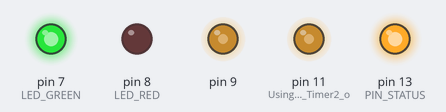
This sketch was run on a simulated Arduino Uno, built with avr-gcc and run on an emulated ATmega328P. On the bench: output pins drawn as LEDs (lit = HIGH). What the sketch prints to the serial monitor is not drawn.

Above: at 0.4 s.
Timing chart, 0 to 1.9 s (numbered marks = the images above):
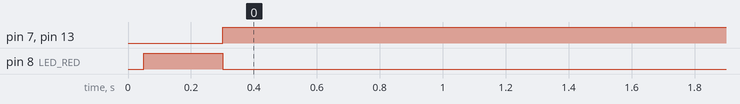

Measured:
- by itself, pin 7 (LED_GREEN), pin 13 (PIN_STATUS): LOW → HIGH at 0.30 s
- by itself, pin 8 (LED_RED): LOW → HIGH at 0.05 s, → LOW 0.25 s later

The sketch:

arduino_bb_rx.ino
```cpp
#include <SoftwareSerial.h>
#include <stdlib.h>

const byte rxPin = 2;
const byte txPin = 5;

const byte rxPin2 = 3;
const byte txPin2 = 4;

const int LED_RED = 8;
const int LED_GREEN = 7;

const int PIN_STATUS = 13;

// Set up a new SoftwareSerial object
SoftwareSerial breakSerial (rxPin, txPin);

void setup() {
    // Set pin 9 (OC1A) as output
    pinMode(9, OUTPUT);

    // Configure Timer1
    TCCR1A = 0; // Clear Timer1 Control Register A
    TCCR1B = 0; // Clear Timer1 Control Register B

    // Set CTC mode (Clear Timer on Compare Match)
    TCCR1B |= (1 << WGM12);

    // Set prescaler to 1 (no division)
    TCCR1B |= (1 << CS10);

    // Set compare match value for 38.0 kHz
    OCR1A = 211;

    // Enable toggle mode on pin 9
    TCCR1A |= (1 << COM1A0);


    pinMode(11, OUTPUT); // Using Pin 11 for Timer2 on Arduino Uno

    TCCR2A = 0; // Clear Timer2 Control Register A
    TCCR2A |= (1 << WGM21); // Set to CTC Mode
    TCCR2A |= (1 << COM2A0); // Toggle OC2A on Compare Match

    TCCR2B = 0; // Clear Timer2 Control Register B
    TCCR2B |= (1 << CS20); // Set prescaler to 1 (No prescaling)

    // Calculate OCR2A for approximately 59 kHz
    OCR2A = (16000000 / (2 * 1 * 59000)) - 1;

    pinMode(rxPin, INPUT_PULLUP);
    pinMode(txPin, OUTPUT);

    pinMode(rxPin2, INPUT_PULLUP);
    pinMode(txPin2, OUTPUT);

    pinMode(LED_BUILTIN, OUTPUT);
    pinMode(LED_GREEN, OUTPUT);
    pinMode(LED_RED, OUTPUT);

    pinMode(PIN_STATUS, OUTPUT);
    digitalWrite(PIN_STATUS, 0);

    breakSerial.begin(300);
    Serial.begin(600);
}

uint8_t chksum(char * data, unsigned char len){
  uint8_t sum = 0;

  while(len){
    sum ^= *data++;
    len--;
  }

  return sum;
}

char temp[20];
char c;
char strindex = 0;
bool strvalid = false;

int last_valid_time = 0;
int sum;
int counttime = 0;
int alarms = 0;
char tempbeacon[20];

void loop() {
  while (breakSerial.available() > 0) {
        c = breakSerial.read();

        if (c == '\n'){
          temp[strindex] = 0;
          strindex = 0;

          //process string
          if (strvalid == true){

            //starts with ACHY
            if (temp[0] != 'A'){
              goto fail;
            }
            if (temp[1] != 'C'){
              goto fail;
            }
            if (temp[2] != 'H'){
              goto fail;
            }
            if (temp[3] != 'Y'){
              goto fail;
            }
            if (temp[4] != ' '){
              goto fail;
            }
            //Next four digits are random
            //We don't care...

            //Next is space
            if (temp[9] != ' '){
              goto fail;
            }

            //Finally - we have checksum in HEX
            if (sscanf(&temp[10], "%02x", &sum) != 1){
              goto fail;
            }

            if(chksum(temp, 9) != sum){
              goto fail;
            }

            //Made it this far - message received!!!!
            last_valid_time = 0;
          }

          fail:

          //OK - next string might be valid!
          strvalid = true;
        } else {
          temp[strindex++] = c;
        }

        // String is too long. Just reset index, this one
        // won't be processed and hope next one works.
        if (strindex > 17){
          strvalid = false;
          strindex = 0;
        }
    }

  _delay_ms(50);
  last_valid_time++;

  if (last_valid_time > 5){
    digitalWrite(LED_BUILTIN, 1);
    digitalWrite(LED_RED, 0);
    digitalWrite(LED_GREEN, 1);
    digitalWrite(PIN_STATUS, 1);
  } else {
    digitalWrite(LED_BUILTIN, 0);
    digitalWrite(LED_GREEN, 0);
    digitalWrite(LED_RED, 1);
    digitalWrite(PIN_STATUS, 0);
  }

  if(last_valid_time == 10){
    alarms++;
  }

  counttime++;
  if(counttime > 6){
    sprintf(tempbeacon, "BRKB %04d ", alarms);
    Serial.write(tempbeacon);
    sprintf(tempbeacon, "%02x\n", chksum(tempbeacon, 10));
    Serial.write(tempbeacon);
    counttime = 0;
  }
}
```
